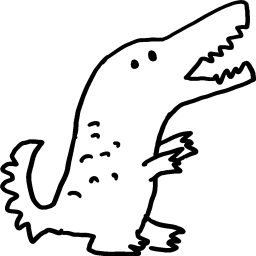
#> input picture images/scaled_cropped_binarized_alligator.png, 256 x 256 px
$ python image_transparency.py
#> lines starting #> are read from the running program, lines starting #| are printed output that depends on the picture; after the words box and inside, x2 and y2 are one past the last pixel; in counts of white or black regions, pixels touching at a corner belong together
import cv2

file_name = "./images/scaled_cropped_binarized_alligator.png"
src = cv2.imread(file_name, 1)
#> src is the input picture: shape (256, 256, 3); min 0, max 255, mean 227.6
tmp = cv2.cvtColor(src, cv2.COLOR_BGR2GRAY)
_,alpha = cv2.threshold(tmp,0,255,cv2.THRESH_BINARY)
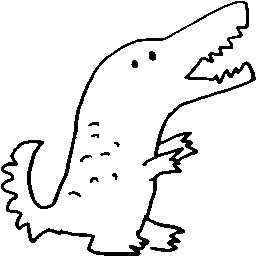
#> alpha: shape (256, 256); 92.2% white; 11 black regions (1 under 20 px), largest, box (x1, y1, x2, y2) and area: (1, 1, 256, 256) 4812, (149, 51, 156, 61) 58, (131, 60, 138, 68) 43
b, g, r = cv2.split(src)
rgba = [b,g,r, alpha]
dst = cv2.merge(rgba,4)
cv2.imwrite("test.png", dst)
